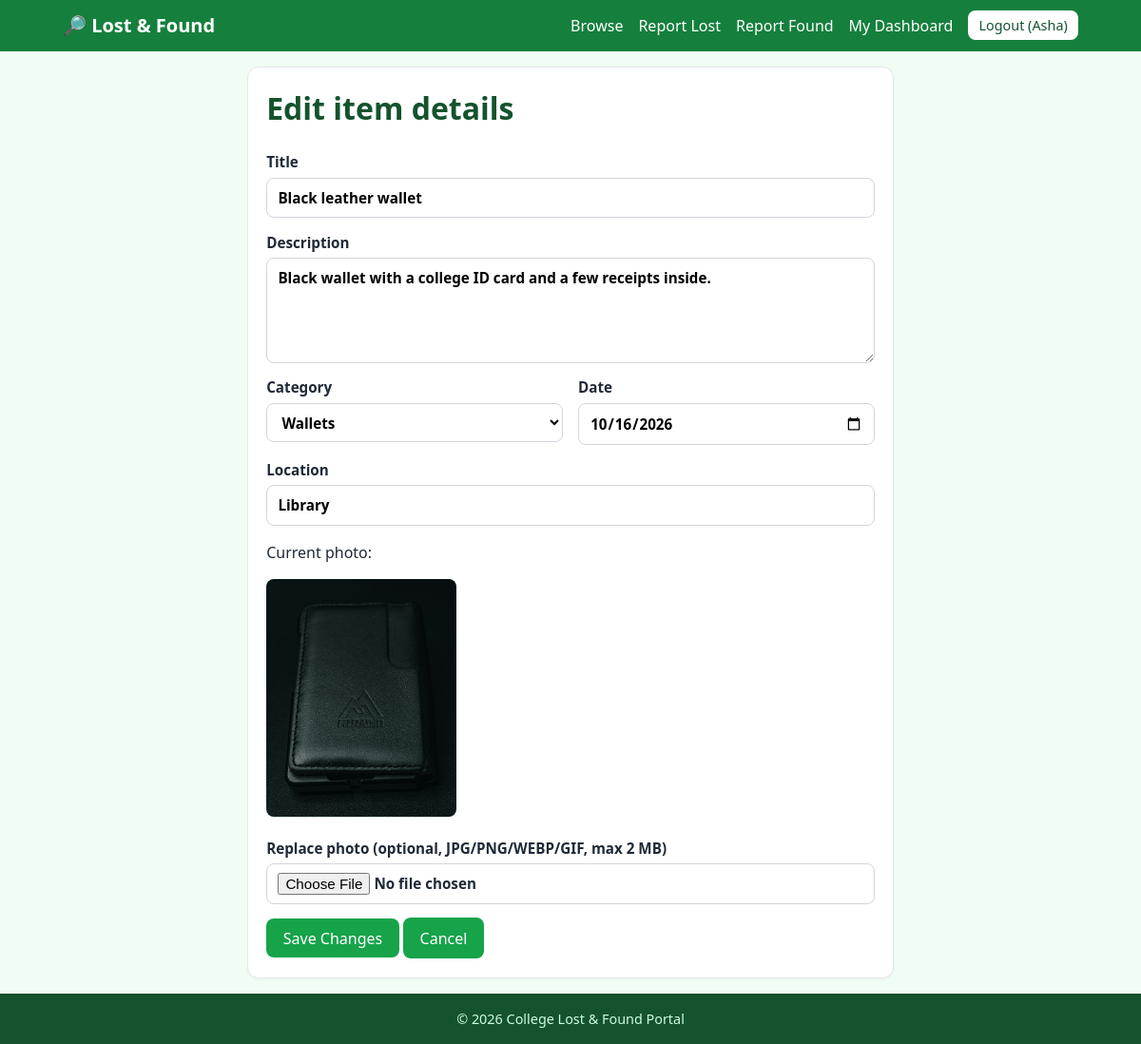
/edit-item.php?id=1 (signed in), run on the app's committed database.
### tables this page shows
CREATE TABLE users (
  id INT UNSIGNED AUTO_INCREMENT PRIMARY KEY,
  name VARCHAR(100) NOT NULL,
  email VARCHAR(150) NOT NULL UNIQUE,
  usn VARCHAR(30) NOT NULL UNIQUE,
  phone VARCHAR(20) NOT NULL,
  password VARCHAR(255) NOT NULL,
  role ENUM('student','admin') NOT NULL DEFAULT 'student',
  created_at TIMESTAMP NOT NULL DEFAULT CURRENT_TIMESTAMP
);

CREATE TABLE items (
  id INT UNSIGNED AUTO_INCREMENT PRIMARY KEY,
  user_id INT UNSIGNED NOT NULL,
  title VARCHAR(150) NOT NULL,
  description TEXT NOT NULL,
  category VARCHAR(50) NOT NULL,
  location VARCHAR(150) NOT NULL,
  item_type ENUM('lost','found') NOT NULL,
  item_date DATE NOT NULL,
  status ENUM('open','claimed','closed') NOT NULL DEFAULT 'open',
  photo VARCHAR(60) NULL,
  created_at TIMESTAMP NOT NULL DEFAULT CURRENT_TIMESTAMP,
  INDEX (status), INDEX (category), INDEX (location),
  FOREIGN KEY (user_id) REFERENCES users(id) ON DELETE CASCADE
);

### db.php (called while the page is built, shortened)
<?php
function env_value(string $key, string $default = ''): string {
    static $env = null;
    if ($env === null) {
        $env = [];
    }
    return $env[$key] ?? $default;
}
function db(): PDO {
    static $pdo = null;
    if ($pdo === null) {
        $dsn = sprintf('mysql:host=%s;port=%s;dbname=%s;charset=utf8mb4',
            env_value('DB_HOST', '127.0.0.1'), env_value('DB_PORT', '3306'), env_value('DB_NAME', 'college_lost_found'));
        try {
            $pdo = new PDO($dsn, env_value('DB_USER', 'root'), env_value('DB_PASS', ''), [
                PDO::ATTR_ERRMODE => PDO::ERRMODE_EXCEPTION,
                PDO::ATTR_DEFAULT_FETCH_MODE => PDO::FETCH_ASSOC,
                PDO::ATTR_EMULATE_PREPARES => false,
            ]);
        } catch (PDOException $e) {
            http_response_code(500);
            exit('<h2>Database connection failed</h2><p>Check your <code>.env</code> file and make sure MySQL is running and <code>sql/schema.sql</code> has been imported. Open <a href="test-db.php">test-db.php</a> for details.</p>');
        }
    }
    return $pdo;
}

### functions.php (called while the page is built, shortened)
<?php
require_once __DIR__ . '/db.php';
function h($s): string { return htmlspecialchars((string)$s, ENT_QUOTES, 'UTF-8'); }
function current_user(): ?array {
    static $user = false;
    if ($user === false) {
        $user = null;
        if (!empty($_SESSION['uid'])) {
            $st = db()->prepare('SELECT id, name, email, usn, phone, role FROM users WHERE id = ?');
            $st->execute([$_SESSION['uid']]);
            $user = $st->fetch() ?: null;
        }
    }
    return $user;
}
function require_login(): array {
    $u = current_user();
    return $u;
}

### edit-item.php (the view, shortened to what this page needs)
<?php
require __DIR__ . '/functions.php';
$me = require_login();
$id = filter_input(INPUT_GET, 'id', FILTER_VALIDATE_INT);
$id = $id && $id > 0 ? (int)$id : 0;
$st = db()->prepare('SELECT * FROM items WHERE id = ? AND user_id = ?');
$st->execute([$id, $me['id']]);
$item = $st->fetch();
$v = ['title'=>$item['title'], 'description'=>$item['description'], 'category'=>$item['category'], 'location'=>$item['location'], 'item_date'=>$item['item_date']];
$pageTitle = 'Edit Item'; require __DIR__ . '/header.php';
?>
<div class="card narrow wide">
  <h1>Edit item details</h1>
  <form method="post" enctype="multipart/form-data">
    <label>Title<input name="title" maxlength="150" value="<?= h($v['title']) ?>" required></label>
    <label>Description<textarea name="description" rows="4" required><?= h($v['description']) ?></textarea></label>
    <div class="row">
      <label>Category<select name="category" required><option value="">Select…</option><?php foreach (CATEGORIES as $c): ?><option value="<?= h($c) ?>" <?= $v['category'] === $c ? 'selected' : '' ?>><?= h($c) ?></option><?php endforeach; ?></select></label>
      <label>Date<input type="date" name="item_date" max="<?= date('Y-m-d') ?>" value="<?= h($v['item_date']) ?>" required></label>
    </div>
    <label>Location<input name="location" maxlength="150" value="<?= h($v['location']) ?>" required></label>
    <?php if (!empty($item['photo']) && is_file(__DIR__ . '/uploads/' . basename($item['photo']))): ?><p>Current photo:</p><img class="preview" src="uploads/<?= h(basename($item['photo'])) ?>" alt="Current item photo"><?php endif; ?>
    <label>Replace photo (optional, JPG/PNG/WEBP/GIF, max 2 MB)<input type="file" name="photo" accept="image/jpeg,image/png,image/webp,image/gif"></label>
    <button class="btn" type="submit">Save Changes</button>
    <a class="btn btn-back" href="item.php?id=<?= $id ?>">Cancel</a>
  </form>
</div>
<?php require __DIR__ . '/footer.php'; ?>

### header.php (shortened to what this page needs)
<?php require_once __DIR__ . '/functions.php'; $me = current_user(); $pageTitle = $pageTitle ?? 'Home'; ?>
<!DOCTYPE html>
<html lang="en">
<head>
<link rel="stylesheet" href="assets/css/style.css">
</head>
<body>
<header class="site-header">
  <div class="container nav">
    <a class="brand" href="index.php">🔎 Lost &amp; Found</a>
    <nav id="menu">
      <a href="index.php">Browse</a>
      <?php if ($me): ?>
        <a href="report.php?type=lost">Report Lost</a>
        <a href="report.php?type=found">Report Found</a>
        <a href="dashboard.php">My Dashboard</a>
        <a href="logout.php" class="btn btn-small btn-light">Logout (<?= h(explode(' ', $me['name'])[0]) ?>)</a>
      <?php else: ?>
        <a href="login.php">Login</a>
        <a href="register.php" class="btn btn-small btn-light">Register</a>
      <?php endif; ?>
    </nav>
  </div>
</header>
<main class="container">

### assets/css/style.css (style rules this page uses)
:root { --g900:#14532d;--g700:#15803d;--g600:#16a34a;--g100:#dcfce7;--g50:#f0fdf4;--text:#1f2937;--muted:#6b7280;--red:#dc2626;--border:#d1d5db }
* { box-sizing:border-box }
body { margin:0;font-family:system-ui,-apple-system,Segoe UI,Roboto,sans-serif;color:var(--text);background:var(--g50);line-height:1.5;min-height:100vh;display:flex;flex-direction:column }
main { flex:1;padding-top:1.5rem;padding-bottom:2rem }
.container { width:100%;max-width:1100px;margin:0 auto;padding:0 1rem }
a { color:var(--g700) }
h1 { color:var(--g900);margin-top:0 }
.site-header { background:var(--g700);color:#fff;position:sticky;top:0;z-index:10 }
.nav { display:flex;align-items:center;justify-content:space-between;flex-wrap:wrap;gap:.5rem;padding-top:.7rem;padding-bottom:.7rem }
.brand { color:#fff;font-weight:700;font-size:1.25rem;text-decoration:none }
nav { display:flex;align-items:center;gap:1rem;flex-wrap:wrap }
nav a { color:#fff;text-decoration:none }
nav a.btn { color:var(--g900);text-decoration:none }
.btn { display:inline-block;background:var(--g600);color:#fff;border:0;border-radius:8px;padding:.6rem 1.1rem;font-size:1rem;cursor:pointer;text-decoration:none;font-family:inherit }
.btn-light { background:#fff;color:var(--g900) }
.btn-small { padding:.3rem .7rem;font-size:.9rem }
.card { background:#fff;border:1px solid #e5e7eb;border-radius:12px;padding:1.2rem;margin-bottom:1.2rem;box-shadow:0 1px 3px rgba(0,0,0,.05) }
.narrow { max-width:460px;margin:1rem auto }
.narrow.wide { max-width:680px }
label { display:block;font-weight:600;margin-bottom:.9rem;font-size:.95rem }
input,select,textarea { display:block;width:100%;margin-top:.3rem;padding:.55rem .7rem;border:1px solid var(--border);border-radius:8px;font:inherit;background:#fff }
.row { display:grid;grid-template-columns:1fr 1fr;gap:1rem }
.preview { max-width:200px;border-radius:8px;margin-bottom:1rem }

### data on the page
users: name "Asha"
items: title "Black leather wallet", description "Black wallet with a college ID card and a few receipts inside.", item_date "10/16/2026", location "Library", photo (picture)

### other printed values
form field category "Wallets"
